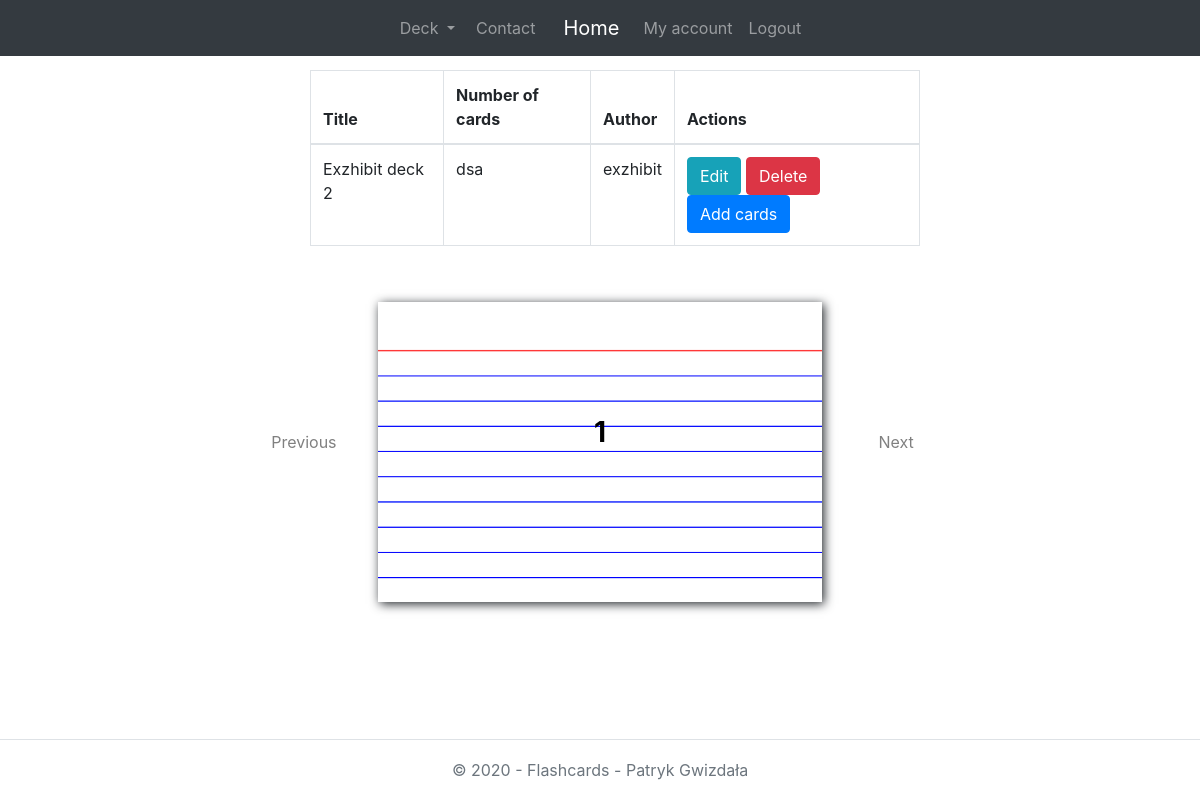
The app's page /decks/details/64 (signed in), older data.
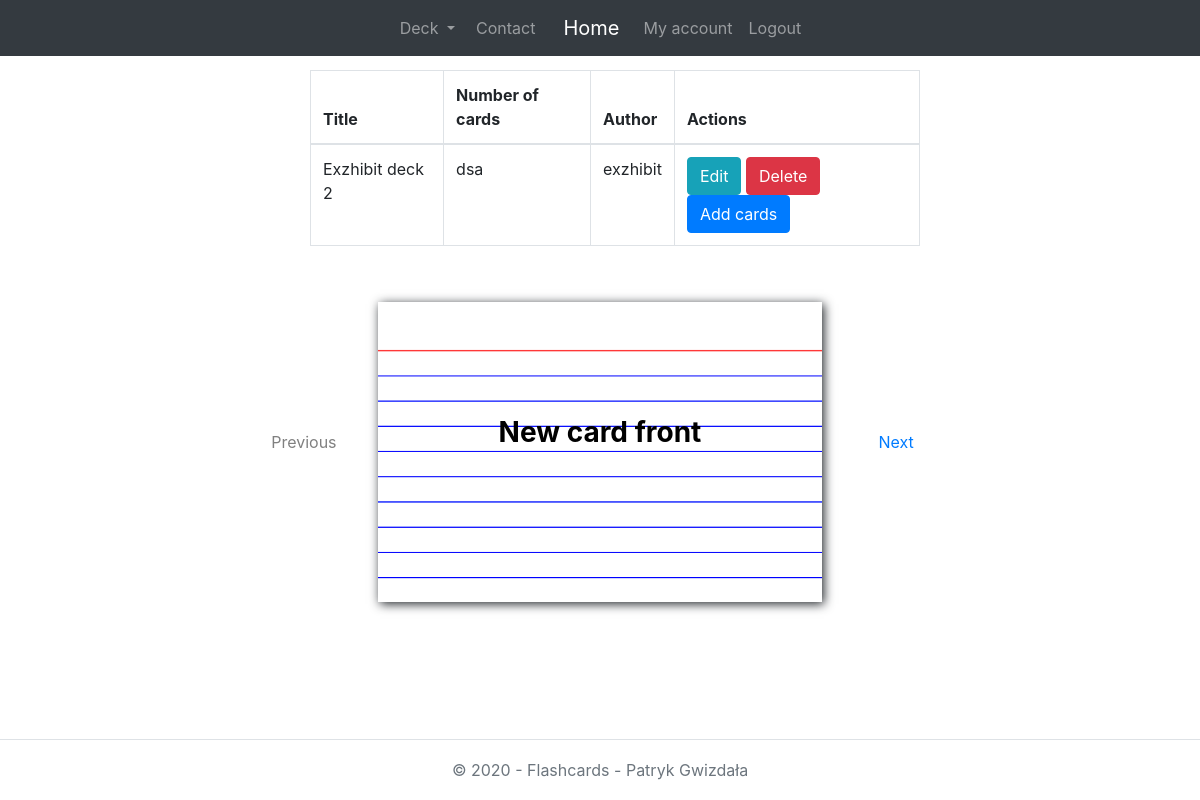
The same page, newer data.
### FlashcardsWeb/models.py (models this page shows, shortened)
class Deck(models.Model):
    creator = models.ForeignKey(User, on_delete=models.SET_NULL, null=True, blank=True)
    title = models.CharField(max_length=64, null=False, blank=False, help_text="64 characters maximum")
    description = models.CharField(max_length=64, null=False, blank=True)
    is_public = models.BooleanField(default=False)
    def num_of_cards(self):
        return self.card_set.count()
    num_of_cards.short_description = 'Card Count'

class Card(models.Model):
    parentDeck = models.ForeignKey(Deck, on_delete=models.CASCADE)
    front = models.CharField(max_length=32, help_text="32 characters maximum")
    back = models.CharField(max_length=32, blank=True)
    usageExample = models.CharField(max_length=100, blank=True)
    def has_prev_card(self):
        first_card_in_deck = self.parentDeck.card_set.first()
        if self == first_card_in_deck:
            return False
        return True
    def get_prev_card(self):
        return self.parentDeck.card_set.filter(id__lt=self.id).last()
    def has_next_card(self):
        last_card_in_deck = self.parentDeck.card_set.last()
        if self == last_card_in_deck:
            return False
        return True
    def get_next_card(self):
        return self.parentDeck.card_set.filter(id__gt=self.id).first()

### FlashcardsWeb/views.py (the view)
# urls.py: path('decks/details/<int:pk>', DeckDetailView.as_view(), name='deck_detail'),
class DeckDetailView(DetailView):
    model = Deck
    template_name = 'deck/deck_detail.html'
    def dispatch(self, *args, **kwargs):
        deck = get_object_or_404(Deck, id=self.kwargs.get('pk'))
        if deck.creator != self.request.user and deck.is_public != True:
            return redirect('decks')
        return super(DeckDetailView, self).dispatch(*args, **kwargs)
    def get_context_data(self, **kwargs):
        deck = get_object_or_404(Deck, id=self.kwargs.get('pk'))
        cards = deck.card_set.all()
        card = cards.first()
        context = super(DeckDetailView, self).get_context_data(**kwargs)
        if 'card' in self.request.GET:
            card = get_object_or_404(Card, id=self.request.GET['card'])
        context['card'] = card
        return context

### FlashcardsWeb/templates/deck/deck_detail.html (shortened to what this page needs)
{% extends 'base.html' %}
{% block content %}
    <div class="container">
        <div class="row justify-content-center">
            <div class="col-md-8 col-xs-12">
                <div class="table-responsive">
                    <table class="table table-bordered">
                        <thead>
                        <tr>
                            {% if user != deck.creator %}
                                <th>Title</th>
                                <th>Number of cards</th>
                                <th>Author</th>
                            {% else %}
                                <th>Title</th>
                                <th>Number of cards</th>
                                <th>Author</th>
                                <th>Actions</th>
                            {% endif %}
                        </tr>
                        </thead>
                        <tbody>
                        <tr>
                            {% if user != deck.creator %}
                                <td>{{ deck.title }}</td>
                                <td>{{ deck.num_of_cards }}</td>
                                <td>{{ deck.creator }}</td>
                            {% elif user == deck.creator %}
                                <td>{{ deck.title }}</td>
                                <td>{{ deck.description }}</td>
                                <td>{{ deck.creator }}</td>
                                <td>
                                    <button class="btn btn-info"
                                            onclick="window.location.href='{% url 'deck_edit' deck.pk %}'">
                                        <a class="deck-detail-text">Edit</a>
                                    </button>
                                    <button type="button" class="btn btn-danger" data-toggle="modal"
                                            data-target="#exampleModal">
                                        Delete
                                    </button>
                                    <button class="btn btn-primary"
                                            onclick="window.location.href='{% url 'card_create' deck.pk %}'">
                                        <a class="deck-detail-text">Add cards</a>
                                    </button>
                                </td>
                            {% endif %}
                        </tr>
                        </tbody>
                    </table>
                </div>
            </div>
        </div>
    </div>
    <div class="row justify-content-center">
        {% if user.is_authenticated %}
            {% if deck.card_set.count != 0 %}
                {% if card.has_prev_card %}
                    <div class="col-md-2 col-sm-2 col-xs-2 prev-button">
                        <a href="{% url 'deck_detail' deck.pk %}?card={{ card.get_prev_card.id }}">Previous</a>
                    </div>
                {% else %}
                    <div class="col-md-2 col-sm-2 col-xs-2 prev-button grayed"><a href="">Previous</a></div>
                {% endif %}
                <div class="col-md-8 col-sm-8 col-xs-8 card-container">
                    <div class="card-wrapper">
                        <div class="card__face card__face--front">
                            <a>{{ card.front }}</a>
                        </div>
                        <div class="card__face card__face--back">
                            <a class="back-text">{{ card.back }}</a>
                            <p class="usage-example">{{ card.usageExample }}</p>
                        </div>
                    </div>
                </div>
                {% if card.has_next_card %}
                    <div class="col-md-2 col-sm-2 col-xs-2 next-button"><a
                            href="{% url 'deck_detail' deck.pk %}?card={{ card.get_next_card.id }}">Next</a></div>
                {% else %}
                    <div class="col-md-2 col-sm-2 col-xs-2 prev-button grayed"><a href="">Next</a></div>
                {% endif %}
                <br>
            {% elif deck.card_set.count == 0 %}
                <div class="row justify-content-center"><h3>No cards available</h3></div>
            {% endif %}
        {% endif %}
    </div>
{% endblock %}

### templates/base.html (shortened to what this page needs)
{% load static %}
<!doctype html>
<html lang="en">
<head>
    <link rel="stylesheet" href="https://stackpath.bootstrapcdn.com/bootstrap/4.4.1/css/bootstrap.min.css"
>
    <link rel="stylesheet" href="https://stackpath.bootstrapcdn.com/font-awesome/4.7.0/css/font-awesome.min.css">
    <link rel="stylesheet" href="{% static 'css/style.css' %}">
</head>
<body>
<div class="container-fluid content">
    <div class="row justify-content-center">
        <nav class="navbar navbar-expand-sm bg-dark navbar-dark fixed-top">
            <div class="navbar-collapse collapse justify-content-center" id="collapsingNavbar">
                <ul class="navbar-nav mr-1 left-side">
                    <div class="dropdown show toggler">
                        <a class="btn btn-link nav-item dropdown-toggle" href="#" role="button" id="dropdownMenuLink"
                           data-toggle="dropdown" aria-haspopup="true" aria-expanded="false">
                            Deck
                        </a>
                    </div>
                    <li class="nav-item">
                        <a class="nav-link" href="#">Contact</a>
                    </li>
                    <li class="nav-item">
                        <a class="navbar-brand abs" href="{% url 'home' %}">Home</a>
                    </li>
                    {% if user.is_authenticated %}
                        <li class="nav-item">
                            <a class="nav-link" href="{% url 'profile' user.pk %}">My account</a>
                        </li>
                        <li class="nav-item">
                            <a class="nav-link" href="{% url 'logout' %}?next=/accounts/login">Logout</a>
                        </li>
                    {% endif %}
                </ul>
            </div>
        </nav>
        <div class="container">
            <div class="row justify-content-center">
                {% block content %}
                {% endblock %}
            </div>
        </div>
    </div>
</div>
<footer class="border-top footer text-muted">
    <div class="container">
        &copy; 2020 - Flashcards - Patryk Gwizdała
    </div>
</footer>
</body>
</html>

### FlashcardsWeb/static/css/style.css (style rules this page uses)
html { position: relative; min-height: 100%; }
body { padding: 0; margin-bottom: 100px; }
.footer { bottom: 0; position: absolute; max-width: none; white-space: nowrap; width: 100%; max-height: 80px; line-height: 60px; text-align: center; left: 0; }
.card-container { width: 550px; height: 300px; perspective: 1500px; margin: 40px 0 60px; }
.content { padding-top: 70px; height: 100%; width: 80%; background-color: white; }
.card-wrapper { width: 100%; height: 100%; transition: transform 1s; transform-style: preserve-3d; cursor: pointer; position: relative; box-shadow: 2px 2px 10px; }
.card__face { position: absolute; width: 100%; height: 100%; line-height: 40px; text-align: center; font-weight: bold; font-size: 28px; -webkit-backface-visibility: hidden; backface-visibility: hidden; }
.card__face--front { padding-left: 10px; padding-right: 10px; background: url("../index-card.png"); background-size: cover; line-height: 260px; }
.card__face--back { padding-top: 100px; padding-left: 10px; padding-right: 10px; margin: 0 auto; background: url("../index-card.png"); background-size: cover; transform: rotateY(180deg); }
.card__face a, p { color: black; }
.back-text { top: -200px; }
.abs { padding-left: 20px; }
.toggler a { padding-top: 7px; color: rgba(255, 255, 255, .5); }
.prev-button { text-align: center; vertical-align: middle; line-height: 360px; }
.next-button { text-align: center; vertical-align: middle; line-height: 360px; }
.grayed a { color: gray; pointer-events: none; }
.deck-detail-text { color: white; }

Row changes from the older to the newer data that the page shows:
removed Card: front "1"
added Card: front "New card front"
